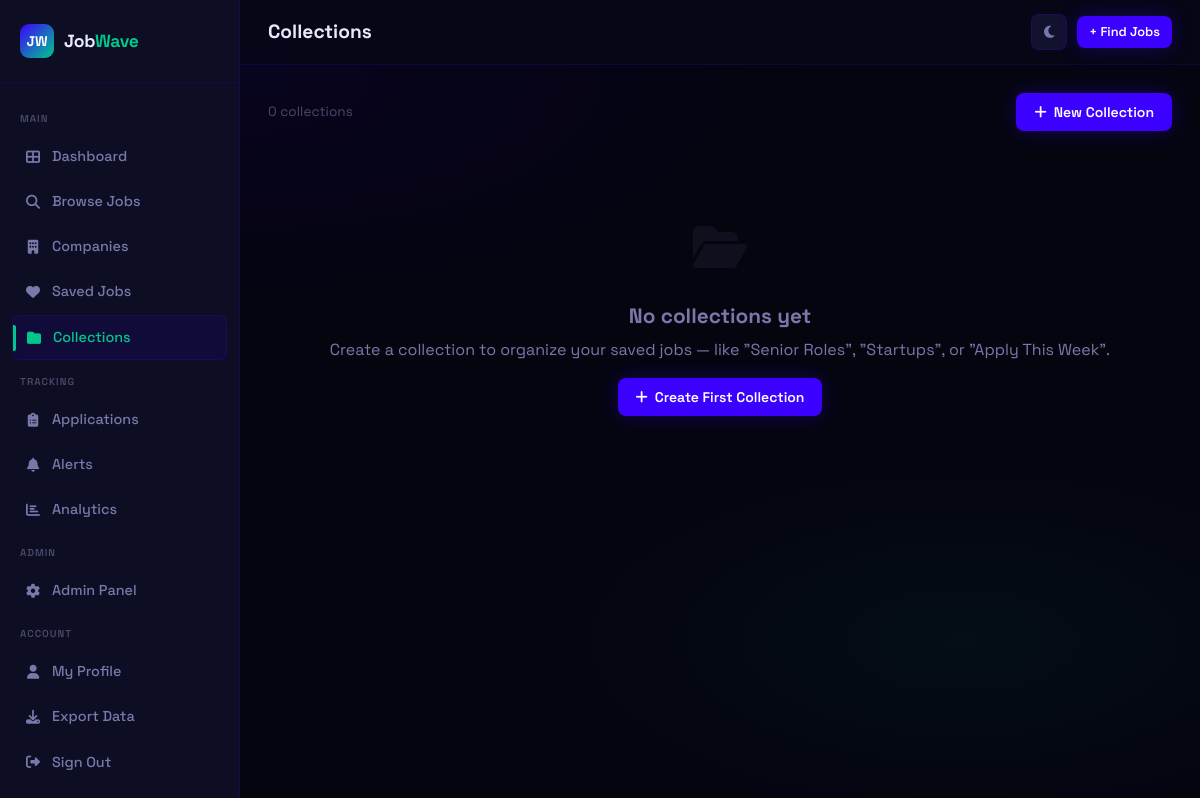
Before: /collections (signed in) with the older database file.
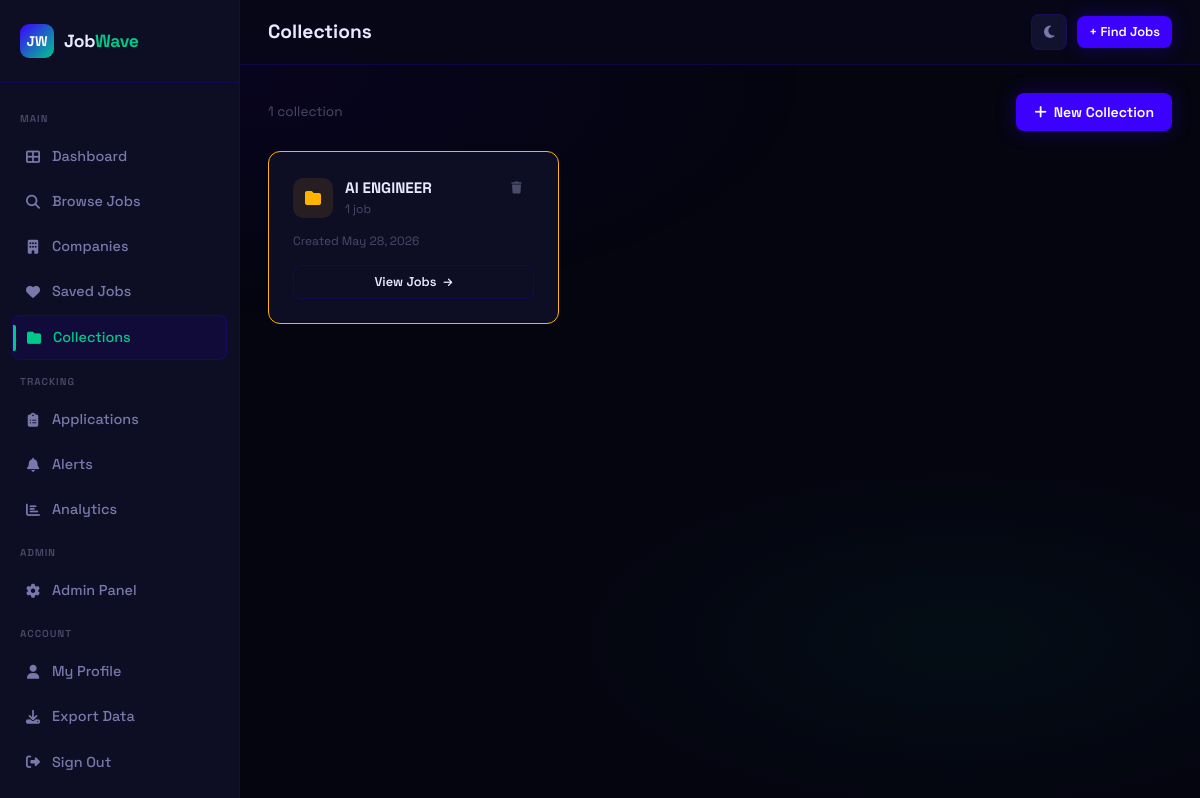
After: the same page with the newer database file.
### app.py (models this page shows)
class Collection(db.Model):
    id = db.Column(db.Integer, primary_key=True)
    user_id = db.Column(db.Integer, db.ForeignKey('user.id'), nullable=False)
    name = db.Column(db.String(100), nullable=False)
    description = db.Column(db.String(300))
    color = db.Column(db.String(20), default='indigo')  # indigo | mint | amber | red
    created_at = db.Column(db.DateTime, default=datetime.utcnow)
    items = db.relationship('CollectionItem', backref='collection', lazy=True, cascade='all, delete-orphan')

### app.py (the view)
@app.route('/collections')
@login_required
def collections():
    cols = Collection.query.filter_by(user_id=current_user.id)\
        .order_by(Collection.created_at.desc()).all()
    return render_template('collections.html', collections=cols)

### app.py (called while the page is built)
@login_manager.user_loader
def load_user(user_id):
    return User.query.get(int(user_id))

    @property
    def is_authenticated(self): return True

### templates/collections.html (shortened to what this page needs)
{% extends 'base.html' %}
{% block page_title %}Collections{% endblock %}
{% block content %}
<div class="stagger">
  <div style="display:flex;align-items:center;justify-content:space-between;margin-bottom:20px;flex-wrap:wrap;gap:12px;">
    <div>
      <div style="color:var(--text-muted);font-size:0.85rem;">{{ collections|length }} collection{{ 's' if collections|length != 1 }}</div>
    </div>
    <button class="btn btn-primary" onclick="openCreateModal()">
      <i class="fa-solid fa-plus"></i> New Collection
    </button>
  </div>
  {% if collections %}
  <div style="display:grid;grid-template-columns:repeat(auto-fill,minmax(280px,1fr));gap:16px;">
    {% for col in collections %}
    <div class="card collection-card" style="border-color:var(--col-{{ col.color }},var(--indigo));position:relative;">
      <div style="display:flex;align-items:flex-start;justify-content:space-between;margin-bottom:12px;">
        <div style="display:flex;align-items:center;gap:12px;">
          <div style="width:40px;height:40px;border-radius:10px;background:var(--col-{{ col.color }}-dim, var(--indigo-dim));display:flex;align-items:center;justify-content:center;">
            <i class="fa-solid fa-folder" style="color:var(--col-{{ col.color }},var(--indigo));font-size:1rem;"></i>
          </div>
          <div>
            <div style="font-weight:700;font-size:0.95rem;">{{ col.name }}</div>
            <div style="font-size:0.75rem;color:var(--text-muted);">{{ col.items|length }} job{{ 's' if col.items|length != 1 }}</div>
          </div>
        </div>
        <button class="btn btn-ghost btn-sm delete-col-btn" data-id="{{ col.id }}" data-name="{{ col.name }}" title="Delete collection">
          <i class="fa-solid fa-trash" style="font-size:0.75rem;color:var(--text-muted);"></i>
        </button>
      </div>
      <div style="font-size:0.75rem;color:var(--text-muted);margin-bottom:14px;">
        Created {{ col.created_at.strftime('%b %d, %Y') }}
      </div>
      <a href="/collections/{{ col.id }}" class="btn btn-outline btn-sm" style="width:100%;justify-content:center;">
        View Jobs <i class="fa-solid fa-arrow-right" style="font-size:10px;"></i>
      </a>
    </div>
    {% endfor %}
  </div>
  {% else %}
  <div class="empty-state">
    <div class="empty-icon"><i class="fa-solid fa-folder-open" style="font-size:48px;opacity:0.3;"></i></div>
    <h3>No collections yet</h3>
    <p>Create a collection to organize your saved jobs — like "Senior Roles", "Startups", or "Apply This Week".</p>
    <button class="btn btn-primary" style="margin-top:16px;" onclick="openCreateModal()">
      <i class="fa-solid fa-plus"></i> Create First Collection
    </button>
  </div>
  {% endif %}
</div>
{% endblock %}

### templates/base.html (shortened to what this page needs)
<!DOCTYPE html>
<html lang="en">
<head>
  <link rel="stylesheet" href="{{ url_for('static', filename='css/style.css') }}">
  <link rel="stylesheet" href="https://cdnjs.cloudflare.com/ajax/libs/font-awesome/6.5.0/css/all.min.css">
</head>
<body>
{% if current_user.is_authenticated %}
<div class="wrapper">
  <aside class="sidebar">
    <div class="sidebar-logo">
      <div class="logo-mark">JW</div>
      <div class="logo-text">Job<span>Wave</span></div>
    </div>
    <nav class="sidebar-nav">
      <span class="nav-section-label">Main</span>
      <a href="{{ url_for('dashboard') }}" class="nav-link {% if request.endpoint == 'dashboard' %}active{% endif %}">
        <span class="nav-icon"><i class="fa-solid fa-table-cells-large"></i></span> Dashboard
      </a>
      <a href="{{ url_for('jobs') }}" class="nav-link {% if request.endpoint in ['jobs','job_detail'] %}active{% endif %}">
        <span class="nav-icon"><i class="fa-solid fa-magnifying-glass"></i></span> Browse Jobs
      </a>
      <a href="{{ url_for('companies') }}" class="nav-link {% if request.endpoint in ['companies','company_page'] %}active{% endif %}">
        <span class="nav-icon"><i class="fa-solid fa-building"></i></span> Companies
      </a>
      <a href="{{ url_for('saved_jobs') }}" class="nav-link {% if request.endpoint == 'saved_jobs' %}active{% endif %}">
        <span class="nav-icon"><i class="fa-solid fa-heart"></i></span> Saved Jobs
      </a>
      <a href="{{ url_for('collections') }}" class="nav-link {% if request.endpoint in ['collections','collection_detail'] %}active{% endif %}">
        <span class="nav-icon"><i class="fa-solid fa-folder"></i></span> Collections
      </a>
      <span class="nav-section-label">Tracking</span>
      <a href="{{ url_for('applications') }}" class="nav-link {% if request.endpoint == 'applications' %}active{% endif %}">
        <span class="nav-icon"><i class="fa-solid fa-clipboard-list"></i></span> Applications
      </a>
      <a href="{{ url_for('alerts') }}" class="nav-link {% if request.endpoint == 'alerts' %}active{% endif %}">
        <span class="nav-icon"><i class="fa-solid fa-bell"></i></span> Alerts
      </a>
      <a href="{{ url_for('analytics') }}" class="nav-link {% if request.endpoint == 'analytics' %}active{% endif %}">
        <span class="nav-icon"><i class="fa-solid fa-chart-bar"></i></span> Analytics
      </a>
      {% if current_user.role == 'admin' %}
      <span class="nav-section-label">Admin</span>
      <a href="{{ url_for('admin') }}" class="nav-link {% if request.endpoint == 'admin' %}active{% endif %}">
        <span class="nav-icon"><i class="fa-solid fa-gear"></i></span> Admin Panel
      </a>
      {% endif %}
      <span class="nav-section-label">Account</span>
      <a href="{{ url_for('profile') }}" class="nav-link {% if request.endpoint == 'profile' %}active{% endif %}">
        <span class="nav-icon"><i class="fa-solid fa-user"></i></span> My Profile
      </a>
      <a href="{{ url_for('export_jobs') }}" class="nav-link">
        <span class="nav-icon"><i class="fa-solid fa-download"></i></span> Export Data
      </a>
      <a href="{{ url_for('logout') }}" class="nav-link">
        <span class="nav-icon"><i class="fa-solid fa-right-from-bracket"></i></span> Sign Out
      </a>
    </nav>
  </aside>
  <main class="main">
    <div class="topbar">
      <div style="display:flex;align-items:center;gap:12px;">
        <div class="topbar-title">
          <h1>{% block page_title %}Dashboard{% endblock %}</h1>
        </div>
      </div>
      <div class="topbar-actions">
        <button class="theme-toggle" id="theme-toggle" title="Toggle light/dark mode">
          <i class="fa-solid fa-moon" id="theme-icon"></i>
        </button>
        {% block topbar_actions %}
        <a href="{{ url_for('jobs') }}" class="btn btn-primary btn-sm">+ Find Jobs</a>
        {% endblock %}
      </div>
    </div>
    <div class="page-content">
      {% block content %}{% endblock %}
    </div>
  </main>
</div>
{% else %}
  {% block public_content %}{% endblock %}
{% endif %}
</body>
</html>

Changed rows visible on the page:
added Collection: name "AI ENGINEER", items|length "1", created_at "May 28, 2026"
Other visible differences:
{{ collections|length }}: "0" → "1"
{{ 's' if collections|length != 1 }}: "s" → (not shown)
text no longer shown: "No collections yet Create a collection to organize your saved jobs — like \"Senior Roles\", \"Startups\", or \"Apply This Week\". Create First Collection"
